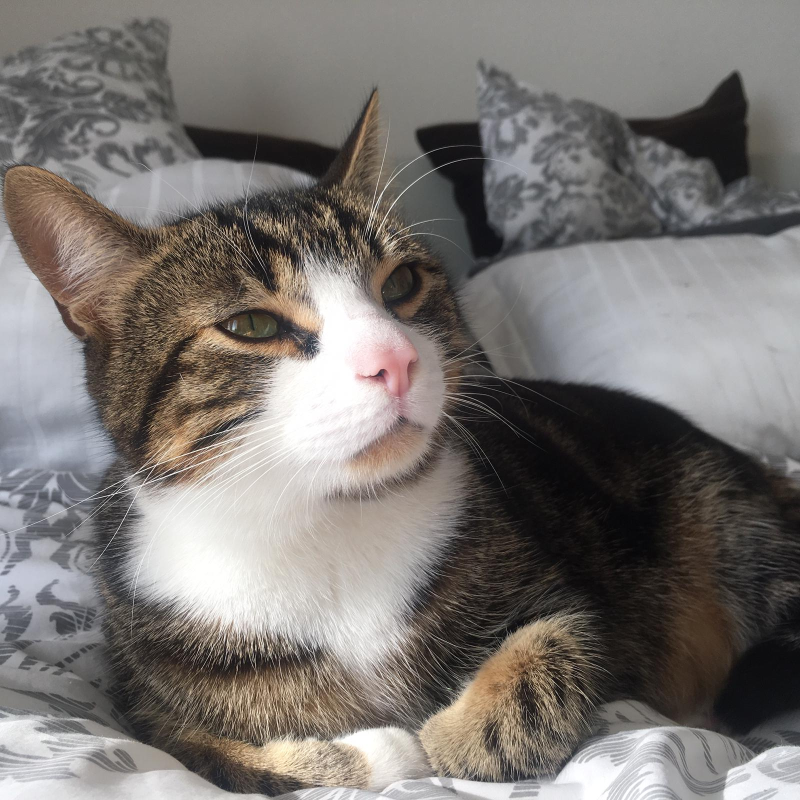
//> input picture Pictures_Testing/7.jpeg, 1600 x 1600 px (shown at 1/2 size)
$ ./main   (built with g++ and OpenCV 4)
//> lines starting //> are read from the running program, lines starting //| are printed output that depends on the picture
### Tools/Filter_Operations.h
//
// Created by tim on 11.11.21.
//

#ifndef CNNS_FILTER_OPERATIONS_H
#define CNNS_FILTER_OPERATIONS_H

#include "Matrix_computations.h"
#include "iostream"
#include "vector"

/**This method performs a filter operation between two arrays
 * @param stride : stride
 * @param padding : padded zeros on each side
 * @param input_array_1 : input array
 * @param input_array_2 : second input array
 */

std::vector<std::vector<double>> Filter_2D(int padding, int stride, std::vector<std::vector<double>> input_array_1,std::vector<std::vector<double>> input_array_2);


/**This method is in charge to pad an image
 *
 * @param input_array : image to be padded
 * @param padding : number of zeros on each side
 * @return padded array
 */
std::vector<std::vector<double>> apply_padding(std::vector<std::vector<double>> input_array, int padding);


#endif //CNNS_FILTER_OPERATIONS_H

### Tools/Filter_layer.h
//
// Created by tim on 13.10.21.
//

#ifndef CNNS_FILTER_LAYER_H
#define CNNS_FILTER_LAYER_H

#include "vector"
#include "Filter_ensemble.h"


class Filter_layer{
    int Filter_dim;
    int padding;
    int stride;
    double learning_rate = 1.0;
    std::string activation_function;
    int input_channels;
    int output_channels;
    Filter_set* filter_sets;
    std::vector<std::vector<std::vector<double>>> input;

private:
public:
    /**Default constructor for initializations
     *
     */
    Filter_layer();

    /**@brief Constructor. Instances are objects which consist of couple Filter_ensembles. One for each output_channel
     *
     * @param Filter_dim : Dim of the Filters which are used.
     * @param padding : number of added zeros at edges
     * @param stride : stride
     * @param activation_function : activation function after filter operation
     * @param input_channels : Channels of input image
     * @param output_channels : Channels of output channel
     */
    Filter_layer(int Filter_dim, int padding, int stride,std::string activation_function,int input_channels, int output_channels);


    /**This routine gets a 3D image and uses a 4D Filter to get a 3D image
     *
     * @param input_image : input image which consists of height, width and number of input channels
     * @return output_image : 3D output with height, width and output_channels
     */
    std::vector<std::vector<std::vector<double>>> run_Filter_one_channel(std::vector<std::vector<std::vector<double>>> input_image);

    /**This routine gets a 2D image and uses a 4D Filter to get a 3D image
 *
 * @param input_image : input image which consists of height, width and number of input channels
 * @return output_image : 3D output with height, width and output_channels
 */
    std::vector<std::vector<std::vector<double>>> run_Filter_one_channel(std::vector<std::vector<double>> input_image);

    /**This routine computes the backpropagation step for one Filter_set
     *
     * @param input_successor : BP input gradient from successor
     * @return output_array : Gradient of
     */
    std::vector<std::vector<std::vector<double>>> backward_step_filter_set(std::vector<std::vector<std::vector<double>>> input_successor);

    /**This method allows to set the learning rate for all filter_sets.
     *
     * @param learning_rate
     */
    void setter_learning_rate(double learning_rate);
};


#endif //CNNS_FILTER_LAYER_H

### Tools/extract_images.h
//
// Created by tim on 02.10.21.
//

#ifndef CNNS_EXTRACT_IMAGES_H
#define CNNS_EXTRACT_IMAGES_H
#include <vector>
#include "string"
#include "opencv2/opencv.hpp"
#include "image_label_pair.h"
#include "image_processing.h"

class Image_extractor{

    std::string folder;
    std::string filename_trunk = "";
    int first_pos;
    int last_pos;
    int image_size_x;
    int image_size_y;


public:

    /**Default Constructor
     *
     */
    Image_extractor();
    /**Constructor of Image_extractor which extracts only grey scaled images.
     *
     * @param folder : Here are the images located
     * @param filename_trunk : The images are named and labeled similarly. The trunk of this specification is set here
     * @param first_pos : We want to numerate the images by numbers. These numbers are sorted straight. And so it is sufficient to point out the first number
     * @param last_pos : similar to @param first_pos do we need to set an ending number
     * @param image_size_x : number of pixels in horizontal direction. Avoids to large images
     * @param image_size_y : number of pixels in vertical direction. Avoids to large images
     */

    Image_extractor(std::string folder, std::string filename_trunk, int first_pos, int last_pos, int image_size_x, int image_size_y);

    /**This function extracts all predefined images and returns them in pointer array
     *
     * @param image_label_array : pointer to array with all the Image-Label pairs
     */
    void run_extractor(Image_label_pair* image_label_array);

    void schrott();

};


#endif //CNNS_EXTRACT_IMAGES_H

### Tools/Save_load_image_label_pairs.h
//
// Created by tim on 11.10.21.
//

#ifndef CNNS_SAVE_LOAD_IMAGE_LABEL_PAIRS_H
#define CNNS_SAVE_LOAD_IMAGE_LABEL_PAIRS_H

#include "string"
#include "sstream"
#include "vector"
#include "fstream"
#include "iterator"
#include "image_label_pair.h"
#include "image_processing.h"


/**Function to save Image as std::vector<std::vector<double>> and label as String in a textfile
 * The way this is done follows the rule that the first line of the .txt file stores the
 * number of rows of the given image. The second line stores the number of columns of the image.
 * The third line stores the label of the given image
 * The following lines after beginning with line 4 are storing the entries of the image pixels.
 *
 * @param filename : Where to save .txt file
 */
void save_image_label_pairs(std::string filename, Image_label_pair* image_label_object);

/**Function to load image label pairs from .txt file. This methods reads from the .txt-file with the name
 * filename.txt. Here one has to specify the whole root url of the .txt file.
 * Then the method extracts number of rows, cols and the label due to the pre-described procedure
 * (see @save_image_label_pairs) for further informations.
 *
 * @param filename : where to load image label pairs
 */
Image_label_pair load_image_label_pairs(std::string filename);

#endif //CNNS_SAVE_LOAD_IMAGE_LABEL_PAIRS_H

### Tools/image_label_pair.h
//
// Created by tim on 10.10.21.
//

#ifndef CNNS_IMAGE_LABEL_PAIR_H
#define CNNS_IMAGE_LABEL_PAIR_H

#include "vector"
#include "opencv2/opencv.hpp"
#include "string"

class Image_label_pair{
private:

public:
    std::vector<std::vector<double>> image;
    std::string label;

    /**Default constructor
     *
     */
    Image_label_pair();

    /**Constructor of image class
     *
     * @param image : Image is represented as std::vector
     * @param label : label is string
     */


    Image_label_pair(std::vector<std::vector<double>> image,std::string label);

    /** Getter for images
     *
     * @return Image as std::vector<std::vector<double>>
     */

    std::vector<std::vector<double>> get_Image();

    /** Getter for labels
     *
     * @return Label as std::string
     */

    std::string get_Label();

};

#endif //CNNS_IMAGE_LABEL_PAIR_H

### functions/softmax.h
//
// Created by tim on 05.10.21.
//

#ifndef CNNS_SOFTMAX_H
#define CNNS_SOFTMAX_H

#include <math.h>
#include <vector>

/**
 * \brief This function implements the softmax function
 * @param x : Vector of interest
 * @return softmax(x)
 */
std::vector<double> softmax(std::vector<double> x);

/**
 * \brief This function implements the derivative of the softmax function
 * @param x : Vector of interest
 * @return softmax(x)
 */
std::vector<double> d_softmax(std::vector<double> x);

#endif //CNNS_SOFTMAX_H

### Tools/max_pooling.h
//
// Created by tim on 01.10.21.
//

#ifndef CNNS_MAX_POOLING_H
#define CNNS_MAX_POOLING_H

#include "vector"
#include "image_processing.h"

class Max_pooling{
    int dim_Filter;
    int stride;
    int padding;
    int index_x = 0;
    int index_y = 0;
    std::vector<std::vector<std::vector<int>>> max_array_2D;
    std::vector<std::vector<std::vector<int>>> max_array_3D;
private:

public:
    /** \brief Constructor of a Filter
    * @param dim_Filter: Dimension of Filter
    * @param padding : Number of added zeros on each edge
    * @param stride : Number of overjumped elements of each Filter operation
    */
    Max_pooling(int dim_Filter, int stride, int padding);
    /**
     *
     * @param input_image : Input image on which we want to max_pool
     * @param channel : sets which channel is now pooled. Important for BP when one needs to set index of max value in max_array_3D
     * @return output_array : pooled array
     */
    std::vector<std::vector<double>> run_max_pooling(std::vector<std::vector<double>> input_image, int channel);

    /**This routine should be called when one wants to max-pool an image with more than one channel
     *
     * @param input_image : a 3D Input image
     * @return output_image : a 3D max-pooled image
     */
    std::vector<std::vector<std::vector<double>>> run_max_pooling_3D(std::vector<std::vector<std::vector<double>>> input_image);

    /**This method performs the BP step for a pooling layer
     *
     * @param input_successor : backpropagated gradient from successor layer.
     * @return gradient
     */
    std::vector<std::vector<std::vector<double>>> backward_pooler(std::vector<std::vector<std::vector<double>>> input_successor);

    /**This routine does the BP step of the max-pooler for a single 2D gradient
     *
     * @param input_successor_2D : The 2D input_gradient of BP scheme
     * @param channel : Which channel of 3D Image is used in this method call
     * @return Gradient distributed on one hot positions of this->max_Array_3D
     */
    std::vector<std::vector<double>> backward_pooler_2D(std::vector<std::vector<double>> input_successor_2D,int channel);

    /**
    *
    * @param input_array : input image which needs to get padded
    * @return output_array : returns array which got padded edges
    */
    std::vector<std::vector<double>> apply_padding(std::vector<std::vector<double>> input_array);
};

#endif //CNNS_MAX_POOLING_H

### Tools/image_processing.h
//
// Created by tim on 05.10.21.
//

#ifndef CNNS_IMAGE_PROCESSING_H
#define CNNS_IMAGE_PROCESSING_H
#include <vector>
#include "opencv2/opencv.hpp"
#include <string>
#include <iterator>
#include <sstream>

/** @brief function that converts 2D-std::vector to cv::Mat image
 * @param input_array : Input Array of cv::Mat type is given
 * @param[out] output_array : 2D-std::vector is returned
 */

std::vector<std::vector<double>> conversion_to_std_vector(cv::Mat input_array);
/**
 * \brief function that converts cv::Mat object to 2D std::vector
 * @param input_array : Input image of 2D std:vector shape
 * @return output_array : Output image of cv::Mat type
 */

cv::Mat1f conversion_to_Mat(std::vector<std::vector<double>> input_array);

/**
 * \brief This function simply prints the entries of a 2D std::vector row-wise on the console.
 * @param input_array : Input array
 */
void display_array(std::vector<std::vector<int>> input_array);

/**
 * \brief This function simply prints the entries of a 2D std::vector row-wise on the console.
 * @param input_array : Input array
 */
void display_array(std::vector<std::vector<double>> input_array);

/**Method displays vector
 *
 * @param input_vector : vector of interest
 */
void display_vector(std::vector<double> input_vector);
/** @brief method which converts std::vector of strings to doubles
 *
 * @param pointLine
 * @return
 */
std::vector<double> getVertexIndices(std::string const& pointLine);


#endif //CNNS_IMAGE_PROCESSING_H

### Tools/Save_load_image_label_pairs.cpp
//
// Created by tim on 11.10.21.
//

#include "Save_load_image_label_pairs.h"


void save_image_label_pairs(std::string filename, Image_label_pair* image_label_object) {

    std::ofstream output_file(filename + ".txt");

    int rows = image_label_object->get_Image().size();
    int cols = image_label_object->get_Image()[0].size();

    output_file << std::to_string(rows) << std::endl;
    output_file << std::to_string(cols) << std::endl;

    output_file << image_label_object->get_Label()<< std::endl;

    for (int i = 0; i<rows; i++){
        for (int j = 0; j<cols;j++){
           output_file << " ";
            output_file << std::to_string(int (image_label_object->get_Image()[i][j]));
        }
        output_file << " " << std::endl;
    }
    output_file.close();


    // [9 lines of commented-out code are left out]

}

Image_label_pair load_image_label_pairs(std::string filename){
    std::string label;
    std::vector<std::vector<double>> output_array;
    std::vector<double> temp;
    int rows;
    int cols;
    std::ifstream input_file(filename+".txt");
    std::string line;
    int i = 0;
    while (std::getline(input_file,line)){
        if(i == 0){
            rows = std::stoi(line);
        }
        else if(i==1){
            cols = std::stoi(line);
        }
        else if(i==2){
            label = line;
            output_array = std::vector<std::vector<double>>(rows,std::vector<double> (cols ,0));
        }

        else{
            std::istringstream iss(line);
            std::vector<std::string> results((std::istream_iterator<std::string>(iss)),std::istream_iterator<std::string>());
            temp = getVertexIndices(line);
            output_array[i-3] = temp;
        }
        i++;
    }
    return Image_label_pair(output_array,label);
}

### Tools/image_label_pair.cpp
//
// Created by tim on 10.10.21.
//

#include "image_label_pair.h"

Image_label_pair::Image_label_pair() {}

Image_label_pair::Image_label_pair(std::vector<std::vector<double>> image,std::string label){

    this->image = image;
    this->label = label;

}

std::vector<std::vector<double>> Image_label_pair::get_Image() {
    return this->image;
}

std::string Image_label_pair::get_Label() {
    return this->label;
}

### Tools/image_processing.cpp
//
// Created by tim on 05.10.21.
//

#include "image_processing.h"
#include "Matrix_computations.h"
using namespace cv;


std::vector<std::vector<double>> conversion_to_std_vector(cv::Mat input_array){
    int rows = input_array.rows;
    int cols = input_array.cols;

    std::vector<std::vector<double>> output_array(rows, std::vector<double>(cols, 0));
    for(int i = 0;i<rows;i++){
        input_array.row(i).copyTo(output_array[i]);
    }

    for (int i = 0;i<rows;i++){
        for (int j = 0;j<cols;j++){
            output_array[i][j] = output_array[i][j];
        }
    }
    return output_array;

}

cv::Mat1f conversion_to_Mat(std::vector<std::vector<double>> input_array){

    int rows = input_array.size();
    int cols = input_array[0].size();

    cv::Mat output_array(rows,cols,CV_64FC1);

    for (int i = 0;i<rows;i++){
        for (int j = 0; j<cols;j++){
            output_array.at<double>(i,j) = input_array[i][j]/255;
        }

    }

    return output_array;
}

// [28 lines left out: functions display_array, display_array, display_vector, not called in this run]

std::vector<double> getVertexIndices(std::string const& pointLine)
{
    std::istringstream iss(pointLine);

    return std::vector<double>{
            std::istream_iterator<double>(iss),
            std::istream_iterator<double>()
    };
}

### Tools/Filter.cpp
//
// Created by tim on 30.09.21.
//

#include "Filter.h"

Filter::Filter(){

}

// [16 lines left out: functions Filter, Filter, not called in this run]

Filter::Filter(int dim_Filter, int padding, int stride,std::string activation_function, std::vector<std::vector<double>> Filter_map) {
    this->dim_Filter = dim_Filter;
    this->padding = padding;
    this->stride = stride;
    this->activation_function = activation_function;
    this->Filter_grid = Filter_map;
}

std::vector<std::vector<double>> Filter::run_Filter(std::vector<std::vector<double>> image_array) {
    int rows = image_array.size();
    int cols = image_array[0].size();

    int new_rows = (rows - dim_Filter + 2 * padding) / stride + 1;
    int new_cols = (cols - dim_Filter + 2 * padding) / stride + 1;

    std::vector<std::vector<double>> temp = apply_padding(image_array);

    std::vector<std::vector<double>> output_array(new_rows, std::vector<double>(new_cols, 0));

    for (int i = 0; i < new_rows; i++) {
        for (int j = 0; j < new_cols; j++) {
            for (int inner_i = 0; inner_i < dim_Filter; inner_i++) {
                for (int inner_j = 0; inner_j < dim_Filter; inner_j++) {
                        output_array[i][j] += temp[i*stride+inner_i][j*stride+inner_j]*Filter_grid[inner_i][inner_j];
                }
            }
            // [6 lines of commented-out code are left out]
        }
    }

    return output_array;
}


// [33 lines left out: function run_Filter_flipped, not called in this run]

std::vector<std::vector<double>> Filter::apply_padding(std::vector<std::vector<double>> input_array) {
    int rows = input_array.size();
    int cols = input_array[0].size();
    std::vector<std::vector<double>> output_array(rows+2*padding, std::vector<double>(cols + 2*padding, 0));           //sufficient for zero padding
    for (int i=padding;i<padding+rows;i++){
        for (int j = padding;j<padding+cols;j++){
            output_array[i][j] = input_array[i-padding][j-padding];
        }
    }
    return output_array;

}

// [14 lines left out: function check_for_padding, not called in this run]


void Filter::fill_row(std::vector<double> & row){
    std::generate(row.begin(), row.end(), [](){ return (rand()%100)/50; });
}

void Filter::fill_matrix(std::vector<std::vector<double>> & mat){
    std::for_each(mat.begin(), mat.end(), fill_row);
}


// [8 lines left out: function update_filter, not called in this run]


void Filter::setter_learning_rate(double learning_rate){
    this->learning_rate = learning_rate;
}

### main.cpp
#include <iostream>
#include "Tools/Filter.h"
#include "vector"
#include "Tools/max_pooling.h"
#include "opencv2/opencv.hpp"
#include "Tools/image_processing.h"
#include "functions/softmax.h"
#include "Tools/Matrix_computations.h"
#include "Tools/image_label_pair.h"
#include "Tools/Save_load_image_label_pairs.h"
#include "Tools/extract_images.h"
#include "Tools/FCC.h"
#include "Tools/Filter_layer.h"
#include "Tools/Filter_Operations.h"
#include "Tools/Trainer.h"

using namespace cv;

int main() {
    Mat image = imread("/home/tim/Tim/CNN_folder/CNNs/Pictures_Testing/7.jpeg",IMREAD_COLOR);
//> image is the input picture: 1600 rows x 1600 cols, CV_8UC3; mean B, G, R 113.7, 117.1, 121.9
    Mat grey_image;
    imshow("keks",image);
    cvtColor(image,grey_image,COLOR_BGR2GRAY);
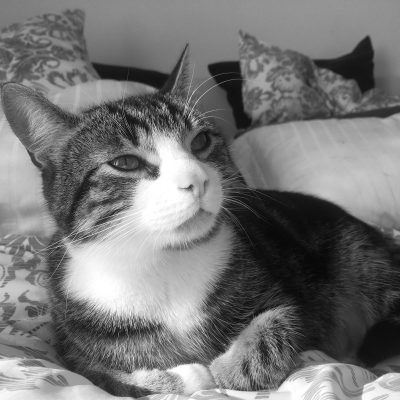
//> grey_image: 1600 rows x 1600 cols, CV_8UC1 (shown at 1/4 size); min 0, max 255, mean 118.1

    imshow("grey_keksi",grey_image);
    std::vector<std::vector<double>> test_vector = conversion_to_std_vector(grey_image);
//> test_vector = 1600 items

    Mat return_array = conversion_to_Mat(test_vector);
//> in conversion_to_Mat, `int rows = input_array.size();`: rows = 1600


    std::vector<std::vector<double>> y_grad = {
            {-1,-1,-1},
            {-1,8,-1},
            {-1,-1,-1}
    };

    std::vector<std::vector<double>> y_grad_4 = {
            {0.15,0.15,0.15,0.15,0.15,0.15},
            {0.15,0.15,0.15,0.15,0.15,0.15},
            {0.15,0.15,0.15,0.15,0.15,0.15},
            {0.15,0.15,0.15,0.15,0.15,0.15},
            {0.15,0.15,0.15,0.15,0.15,0.15},
            {0.15,0.15,0.15,0.15,0.15,0.15},
    };

    std::vector<std::vector<double>> y_grad_2 = {
            {0.1,0.1,0.1,0.1,0.1,0.1,0.1,0.1,0.1,0.1,0.1,0.1,0.1,0.1,0.1,0.1,0.1,0.1,0.1,0.1},
            {0.1,0.1,0.1,0.1,0.1,0.1,0.1,0.1,0.1,0.1,0.1,0.1,0.1,0.1,0.1,0.1,0.1,0.1,0.1,0.1},
            {0.1,0.1,0.1,0.1,0.1,0.1,0.1,0.1,0.1,0.1,0.1,0.1,0.1,0.1,0.1,0.1,0.1,0.1,0.1,0.1},
            {0.1,0.1,0.1,0.1,0.1,0.1,0.1,0.1,0.1,0.1,0.1,0.1,0.1,0.1,0.1,0.1,0.1,0.1,0.1,0.1},
            {0.1,0.1,0.1,0.1,0.1,0.1,0.1,0.1,0.1,0.1,0.1,0.1,0.1,0.1,0.1,0.1,0.1,0.1,0.1,0.1},
            {0.1,0.1,0.1,0.1,0.1,0.1,0.1,0.1,0.1,0.1,0.1,0.1,0.1,0.1,0.1,0.1,0.1,0.1,0.1,0.1},
            {0.1,0.1,0.1,0.1,0.1,0.1,0.1,0.1,0.1,0.1,0.1,0.1,0.1,0.1,0.1,0.1,0.1,0.1,0.1,0.1},
            {0.1,0.1,0.1,0.1,0.1,0.1,0.1,0.1,0.1,0.1,0.1,0.1,0.1,0.1,0.1,0.1,0.1,0.1,0.1,0.1},
            {0.1,0.1,0.1,0.1,0.1,0.1,0.1,0.1,0.1,0.1,0.1,0.1,0.1,0.1,0.1,0.1,0.1,0.1,0.1,0.1},
            {0.1,0.1,0.1,0.1,0.1,0.1,0.1,0.1,0.1,0.1,0.1,0.1,0.1,0.1,0.1,0.1,0.1,0.1,0.1,0.1},
            {0.1,0.1,0.1,0.1,0.1,0.1,0.1,0.1,0.1,0.1,0.1,0.1,0.1,0.1,0.1,0.1,0.1,0.1,0.1,0.1},
            {0.1,0.1,0.1,0.1,0.1,0.1,0.1,0.1,0.1,0.1,0.1,0.1,0.1,0.1,0.1,0.1,0.1,0.1,0.1,0.1},
            {0.1,0.1,0.1,0.1,0.1,0.1,0.1,0.1,0.1,0.1,0.1,0.1,0.1,0.1,0.1,0.1,0.1,0.1,0.1,0.1},
            {0.1,0.1,0.1,0.1,0.1,0.1,0.1,0.1,0.1,0.1,0.1,0.1,0.1,0.1,0.1,0.1,0.1,0.1,0.1,0.1},
            {0.1,0.1,0.1,0.1,0.1,0.1,0.1,0.1,0.1,0.1,0.1,0.1,0.1,0.1,0.1,0.1,0.1,0.1,0.1,0.1},
            {0.1,0.1,0.1,0.1,0.1,0.1,0.1,0.1,0.1,0.1,0.1,0.1,0.1,0.1,0.1,0.1,0.1,0.1,0.1,0.1},
            {0.1,0.1,0.1,0.1,0.1,0.1,0.1,0.1,0.1,0.1,0.1,0.1,0.1,0.1,0.1,0.1,0.1,0.1,0.1,0.1},
            {0.1,0.1,0.1,0.1,0.1,0.1,0.1,0.1,0.1,0.1,0.1,0.1,0.1,0.1,0.1,0.1,0.1,0.1,0.1,0.1},
            {0.1,0.1,0.1,0.1,0.1,0.1,0.1,0.1,0.1,0.1,0.1,0.1,0.1,0.1,0.1,0.1,0.1,0.1,0.1,0.1},
            {0.1,0.1,0.1,0.1,0.1,0.1,0.1,0.1,0.1,0.1,0.1,0.1,0.1,0.1,0.1,0.1,0.1,0.1,0.1,0.1}


    };

    Filter filter_grad(3,1,1,"none",y_grad);
    std::vector<std::vector<double>> test_array = conversion_to_std_vector(grey_image);
//> test_array = 1600 items
    std::vector<std::vector<double>> filtered_array = filter_grad.run_Filter(test_vector);
//> in run_Filter, `int rows = image_array.size();`: rows = 1600
//> in apply_padding, `std::vector<std::vector<double>> output_array(rows+2*padding, std::vec..`: output_array = 1602 items
//> in run_Filter, `std::vector<std::vector<double>> output_array(new_rows, std::vector<do..`: output_array = 1600 items
//> filtered_array = 1600 items
    Mat return_Arrray = conversion_to_Mat(filtered_array);
//> after the loop in conversion_to_Mat (call 2), `for (int i = 0;i<rows;i++)`:
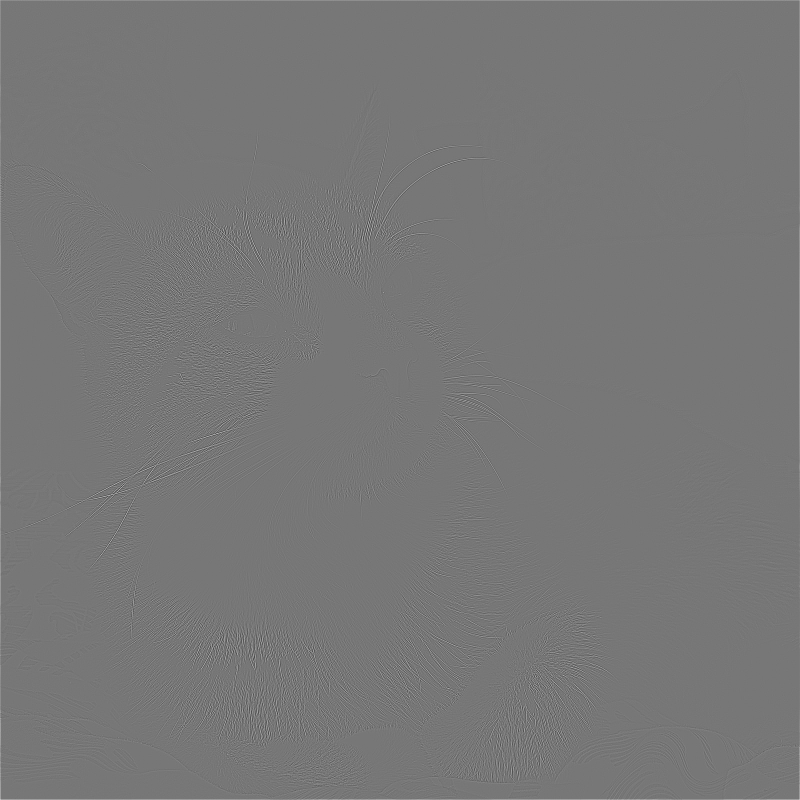
//> output_array: 1600 rows x 1600 cols, CV_64FC1 (shown at 1/2 size); min -4.22, max 4.8, mean 0.00457; drawn with min black and max white

    imshow("filtered",return_Arrray);

    //waitKey(0);

    Mat image_2;
    resize(image,image_2,Size(100,100),INTER_LINEAR);
//> (the rest of the program and of its run is left out)
